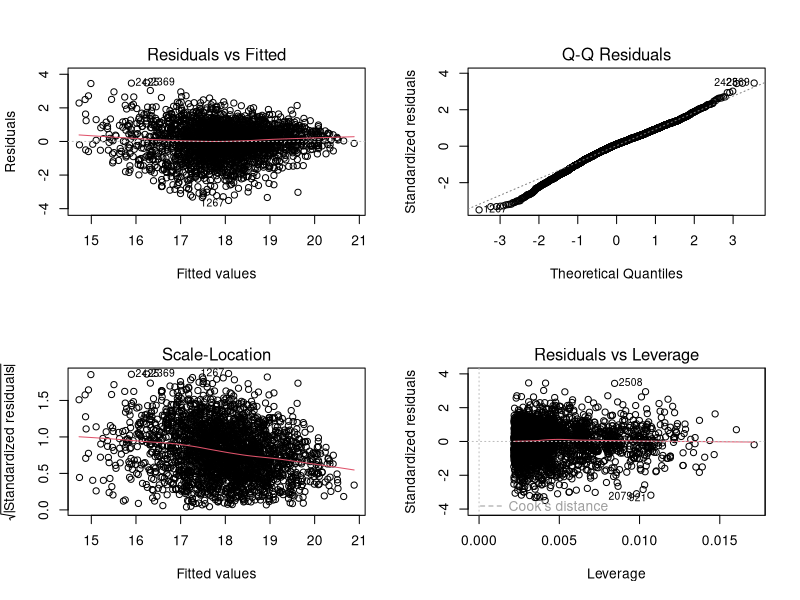
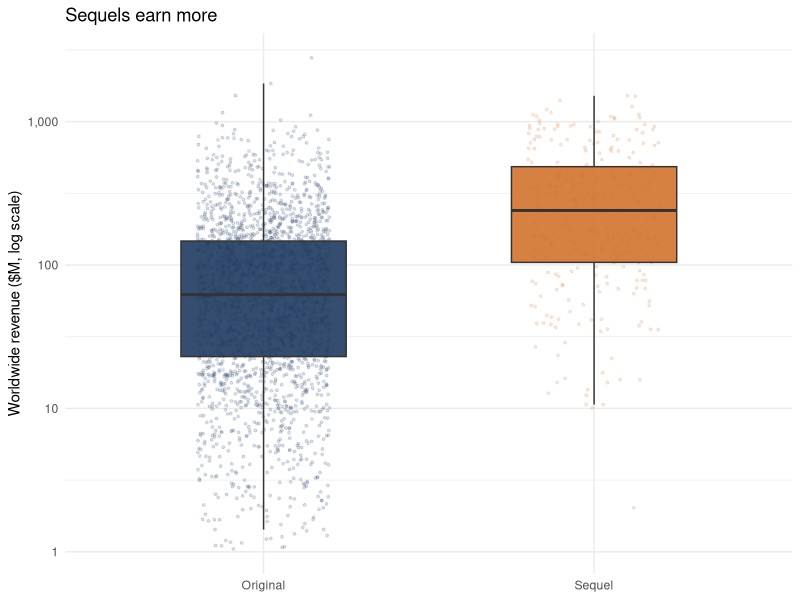
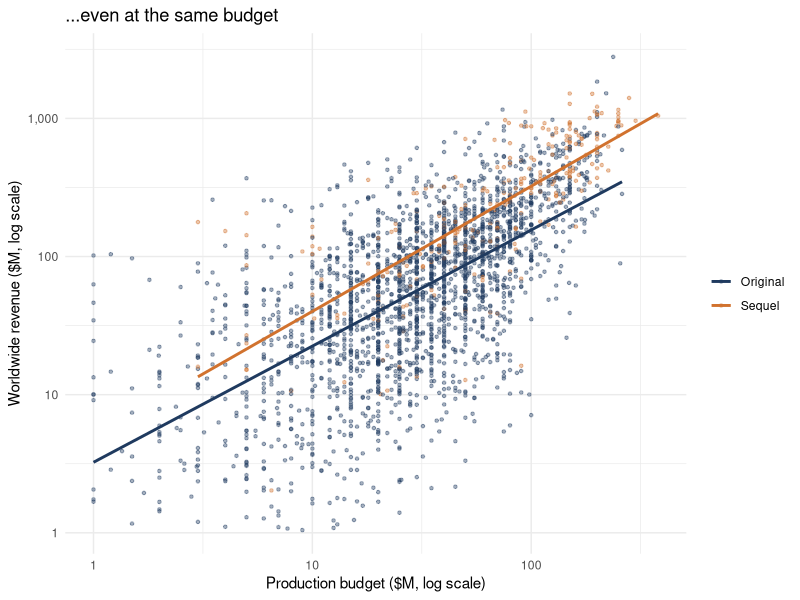

Write R code to recreate these figures, in order.
# ------------------------------------------------------------------------------
# Movie Box Office & Sequel Performance Analysis
# Question: do sequels earn more than original films, and does the gap survive
# once budget, era, genre and release season are accounted for?
#
# Data: TMDb 5000 Movie Dataset (public), cleaned to 2,515 English-language films,
#       1990-2016, budget >= $1M and revenue >= $1M. `sequel` = 1 if the film is a
#       later installment in a series (see write-up for the labeling rules).
# Input : movie_analysis_data.csv 
# NOTE  : packages used - ggplot2, sandwich, lmtest 
# ------------------------------------------------------------------------------
library(ggplot2)
library(sandwich)
library(lmtest)

movies <- read.csv("movie_analysis_data.csv", stringsAsFactors = FALSE)

# ---- 1. Prepare ---------------------------------------------------------------
movies$log_rev <- log(movies$revenue)
movies$log_bud <- log(movies$budget)
movies$yr_c    <- movies$year - 2003                    # centered year
movies$roi     <- movies$revenue / movies$budget
movies$type    <- factor(ifelse(movies$sequel == 1, "Sequel", "Original"),
                         levels = c("Original", "Sequel"))
movies$genre   <- relevel(factor(movies$genre),  ref = "Drama")
movies$season  <- relevel(factor(movies$season), ref = "Other")

# ---- 2. Descriptive statistics -------------------------------------------------
cat("\nFilms by type:\n"); print(table(movies$type))
desc <- aggregate(cbind(revenue, budget, roi) ~ type, data = movies, FUN = median)
cat("\nMedian revenue, budget and return on budget by type:\n"); print(desc)

# Distribution tests (revenue is heavily right-skewed, so use logs / ranks)
print(t.test(log_rev ~ type, data = movies))            # Welch t-test on log revenue
print(wilcox.test(revenue ~ type, data = movies))       # Mann-Whitney U

# ---- 3. Visualizations ---------------------------------------------------------
cols <- c(Original = "#1F3A5F", Sequel = "#D1722E")

p1 <- ggplot(movies, aes(type, revenue / 1e6, fill = type)) +
  geom_jitter(aes(color = type), width = 0.2, alpha = 0.15, size = 0.7) +
  geom_boxplot(width = 0.5, outlier.shape = NA, alpha = 0.9) +
  scale_y_log10(labels = scales::comma) +
  scale_fill_manual(values = cols) + scale_color_manual(values = cols) +
  labs(x = NULL, y = "Worldwide revenue ($M, log scale)",
       title = "Sequels earn more") +
  theme_minimal() + theme(legend.position = "none")

p2 <- ggplot(movies, aes(budget / 1e6, revenue / 1e6, color = type)) +
  geom_point(alpha = 0.4, size = 0.9) +
  geom_smooth(method = "lm", se = FALSE) +
  scale_x_log10() + scale_y_log10(labels = scales::comma) +
  scale_color_manual(values = cols) +
  labs(x = "Production budget ($M, log scale)",
       y = "Worldwide revenue ($M, log scale)",
       title = "...even at the same budget", color = NULL) +
  theme_minimal()

ggsave("figure_revenue_by_type.png", p1, width = 5, height = 4, dpi = 200)
ggsave("figure_budget_vs_revenue.png", p2, width = 6, height = 4, dpi = 200)

# ---- 4. Regression models ------------------------------------------------------
# Outcome is log(revenue), so a coefficient b means revenue is (exp(b) - 1) higher.
m1 <- lm(log_rev ~ sequel, data = movies)                                   # raw gap
m2 <- lm(log_rev ~ sequel + log_bud + yr_c, data = movies)                  # + budget, era
m3 <- lm(log_rev ~ sequel + log_bud + yr_c + genre + season, data = movies) # + genre, season

for (m in list(m1, m2, m3)) {
  s <- summary(m)
  b <- coef(m)["sequel"]; ci <- confint(m)["sequel", ]
  cat(sprintf("\nR2 = %.3f | adj R2 = %.3f | sequel effect = %+.0f%% (95%% CI %+.0f%% to %+.0f%%)\n",
              s$r.squared, s$adj.r.squared, 100 * (exp(b) - 1),
              100 * (exp(ci[1]) - 1), 100 * (exp(ci[2]) - 1)))
}
print(summary(m3))

# ---- 5. Diagnostics -------------------------------------------------------------
par(mfrow = c(2, 2)); plot(m3); par(mfrow = c(1, 1))     # residuals, Q-Q, leverage

# Multicollinearity among the main predictors (VIFs should be well under 5)
vif_of <- function(var, others) {
  1 / (1 - summary(lm(reformulate(others, var), data = movies))$r.squared)
}
cat("\nVIF sequel:",  round(vif_of("sequel",  c("log_bud", "yr_c")), 2),
    "| log_bud:",     round(vif_of("log_bud", c("sequel", "yr_c")), 2), "\n")

# Heteroskedasticity check -> use robust (HC3) standard errors if it is present
if (requireNamespace("lmtest", quietly = TRUE) && requireNamespace("sandwich", quietly = TRUE)) {
  print(lmtest::bptest(m3))
  print(lmtest::coeftest(m3, vcov = sandwich::vcovHC(m3, type = "HC3")))
}

# ---- 6. Overfitting check: 80/20 train/test split -------------------------------
set.seed(42)
idx   <- sample(nrow(movies), size = round(0.8 * nrow(movies)))
train <- movies[idx, ]; test <- movies[-idx, ]
mt    <- lm(formula(m3), data = train)
pred  <- predict(mt, newdata = test)
rmse  <- function(e) sqrt(mean(e^2))
cat(sprintf("\nTrain RMSE = %.3f | Test RMSE = %.3f | Test R2 = %.3f\n",
            sigma(mt), rmse(test$log_rev - pred),
            1 - sum((test$log_rev - pred)^2) / sum((test$log_rev - mean(test$log_rev))^2)))
